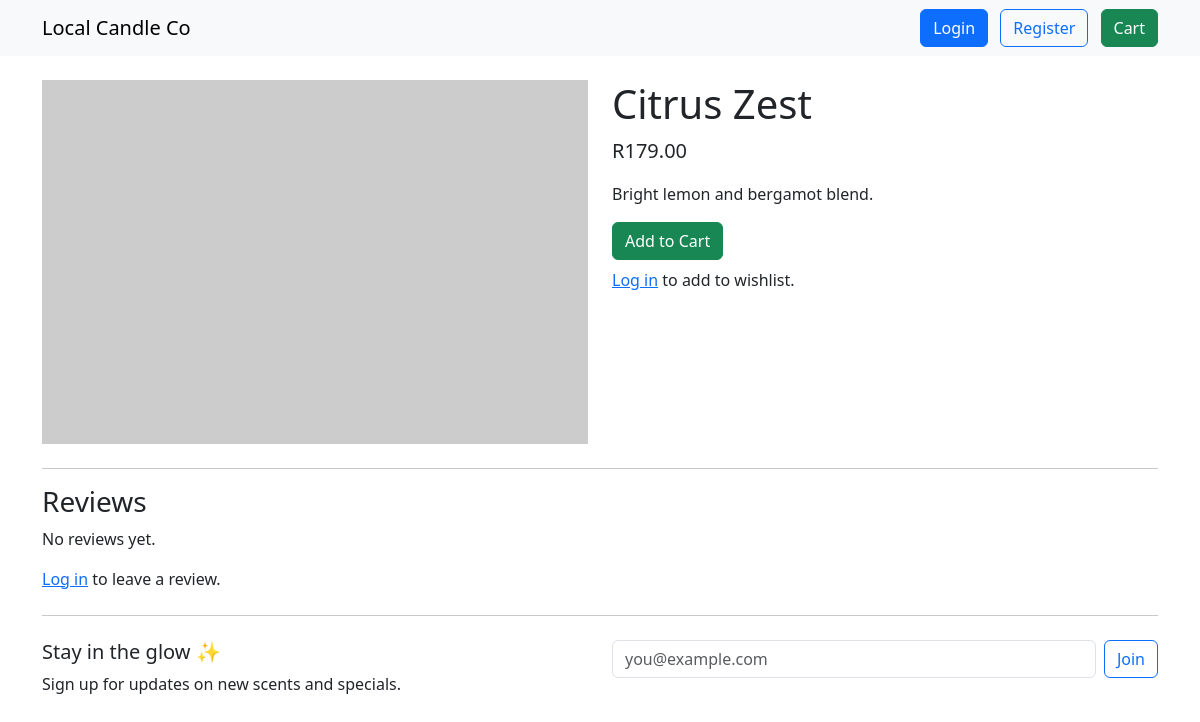
Screenshot of /p/citrus-zest/ with the database file from the repository.
### products/models.py (models this page shows, shortened)
class Product(models.Model):
    name = models.CharField(max_length=120)
    slug = models.SlugField(unique=True)
    description = models.TextField()
    price = models.DecimalField(max_digits=8, decimal_places=2)
    image_url = models.URLField(blank=True)
    is_active = models.BooleanField(default=True)
    created_at = models.DateTimeField(auto_now_add=True)
    class Meta: ordering = ['name']

### products/views.py (the view, shortened to what this page needs)
# urls.py: path('p/<slug:slug>/', views.product_detail, name='detail'),
def product_detail(request, slug):
    product = get_object_or_404(Product, slug=slug, is_active=True)
    form = None
    reviews = product.reviews.all()
    return render(request, 'products/detail.html', {'product': product, 'reviews': reviews, 'form': form})

### templates/products/detail.html (shortened to what this page needs)
{% extends 'base.html' %}
{% block content %}
  <div class="row mb-4">
    <div class="col-md-6">
      <img src="{{ product.image_url }}" class="img-fluid" alt="{{ product.name }}">
    </div>
    <div class="col-md-6">
      <h1>{{ product.name }}</h1>
      <p class="lead">R{{ product.price }}</p>
      <p>{{ product.description }}</p>
      <a class="btn btn-success" href="{% url 'checkout:cart_add' product.id %}">Add to Cart</a>
      {% if user.is_authenticated %}
        <a class="btn btn-outline-secondary" href="{% url 'accounts:wishlist_add' product.id %}">
          Add to Wishlist
        </a>
      {% else %}
        <p class="mt-2"><a href="/accounts/login/">Log in</a> to add to wishlist.</p>
      {% endif %}
    </div>
  </div>
  <hr>
  <h3>Reviews</h3>
  {% for r in reviews %}
    <div class="mb-3">
      <strong>{{ r.author.username }}</strong> — {{ r.rating }}/5<br>
      {{ r.comment }}
    </div>
  {% empty %}
    <p>No reviews yet.</p>
  {% endfor %}
  {% if user.is_authenticated %}
    <h4 class="mt-4">Your review</h4>
    <form method="post">
      {% csrf_token %}
      {{ form.as_p }}
      <button class="btn btn-primary">Save review</button>
    </form>
  {% else %}
    <p class="mt-3"><a href="/accounts/login/">Log in</a> to leave a review.</p>
  {% endif %}
{% endblock %}

### rows the page displays
Product: name "Citrus Zest", price "179.00", description "Bright lemon and bergamot blend."
